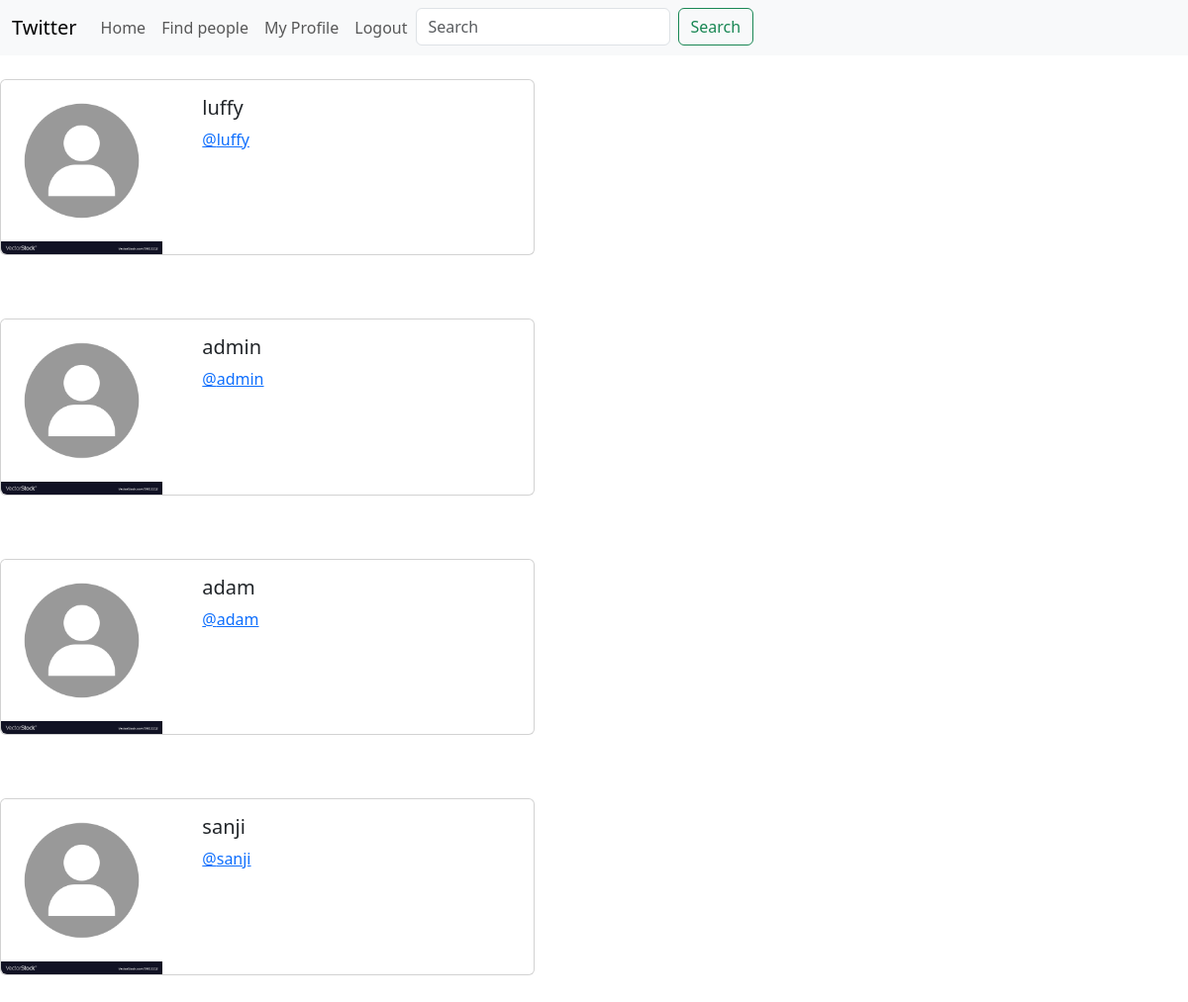
Screenshot of /profile_list/ (signed in) with the database file from the repository.
### core/models.py (models this page shows, shortened)
class Profile(models.Model):
    user = models.OneToOneField(User, on_delete=models.CASCADE)
    follows = models.ManyToManyField('self',
                                     related_name='followed_by',
                                     symmetrical=False,
                                     blank=True)

### core/views.py (the view)
# urls.py: path('profile_list/', views.profile_list, name='profile_list'),
def profile_list(request):
    if request.user.is_authenticated:
        profiles = Profile.objects.exclude(user=request.user)
        return render(request, 'profile_list.html', {'profiles': profiles})
    else:
        messages.warning(request, ('You must be logged in...'))
        return redirect('core:index')

### core/templates/profile_list.html (shortened to what this page needs)
{% extends 'base.html' %}
{% load static %}
{% block content %}
{% if profiles %}
    {% for profile in profiles %}
    <div class="card mb-3" style="max-width: 540px">
        <div class="row no-gutters">
          <div class="col-md-4">
            <img class="img-fluid rounded-start" src="{% static 'images/default_profile_pic.jpg' %}" alt="profile pic error">
          </div>
          <div class="col-md-8">
            <div class="card-body">
              <h5 class="card-title">{{profile.user.username}}</h5>
              <a href="{% url 'core:profile' profile.user.id %}">
              <p class="card-text">@{{profile.user.username}}</p>
              </a>
            </div>
          </div>
        </div>
      </div>
    {% endfor %}
{% endif %}
{% endblock%}

### core/templates/base.html (shortened to what this page needs)
<!doctype html>
<html lang="en">
  <head>
    <link href="https://cdn.jsdelivr.net/npm/bootstrap@5.3.1/dist/css/bootstrap.min.css" rel="stylesheet">
  </head>
  <body>
    {% include 'navbar.html' %}
    {% block content %}
    {% endblock %}
   </body>
</html>

### core/templates/navbar.html (shortened to what this page needs)
<nav class="navbar navbar-expand-lg bg-body-tertiary">
    <div class="container-fluid">
      <a class="navbar-brand" href="{% url 'core:index' %}">Twitter</a>
      <div class="collapse navbar-collapse" id="navbarSupportedContent">
        <ul class="navbar-nav me-auto mb-2 mb-lg-0">
          <li class="nav-item">
            <a class="nav-link" aria-current="page" href="{% url 'core:index' %}">Home</a>
          </li>
          <li class="nav-item">
            <a class="nav-link" href="{% url 'core:profile_list' %}">Find people</a>
          </li>
          {% if user.is_authenticated %}
          <li class="nav-item">
            <a class="nav-link" aria-current="page" href="{% url 'core:profile' request.user.id %}">My Profile</a>
          </li>
          <li class="nav-item">
            <a class="nav-link" aria-current="page" href="{% url 'core:logout'%}">Logout</a>
          </li>
          {% else %}
          <li class="nav-item">
            <a class="nav-link" aria-current="page" href="{% url 'core:login'%}">LogIn</a>
          </li>
          {% endif %}
          <li>
            <form class="d-flex" role="search">
                <input class="form-control me-2" type="search" placeholder="Search" aria-label="Search">
                <button class="btn btn-outline-success" type="submit">Search</button>
              </form>
          </li>
        </ul>
      </div>
    </div>
  </nav>

### rows the page displays
Profile: user.username "luffy"
Profile: user.username "admin"
Profile: user.username "adam"
Profile: user.username "sanji"
